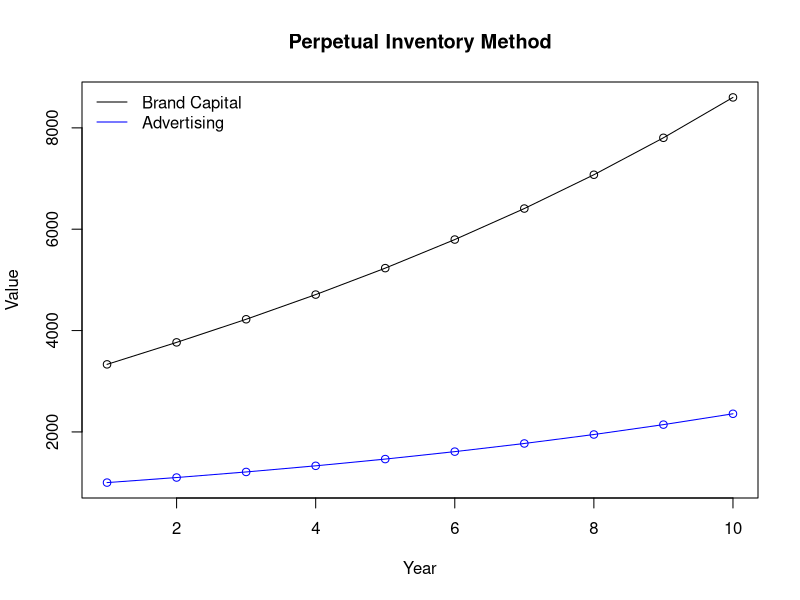

Recreate this plot in R.
## ---- chunk 1
# Historical data (years 1-5)
after_tax_profit <- c(500000, 520000, 540000, 560000, 580000)
cost_of_capital  <- c(100000, 105000, 110000, 115000, 120000)
RBI              <- 0.7    # Role of Brand Index
discount_rate    <- 0.08   # annual discount rate r
future_years     <- 6:15   # 10-year projection horizon

# Step 1: historical economic profit and its average growth rate
economic_profit <- after_tax_profit - cost_of_capital
growth_rate     <- mean(diff(economic_profit) / head(economic_profit, -1))

# Step 2: project economic profit and brand earnings
projected_economic_profit <- economic_profit[length(economic_profit)] *
  (1 + growth_rate)^(seq_along(future_years))
projected_brand_earnings  <- projected_economic_profit * RBI

# Step 3: discount to present value (as of year 6)
discounted_future_earnings <- projected_brand_earnings /
  (1 + discount_rate)^(seq_along(future_years))

# Terminal value (Gordon growth, g < r)
terminal_growth_rate     <- 0.02
terminal_value           <- projected_brand_earnings[length(projected_brand_earnings)] /
  (discount_rate - terminal_growth_rate)
discounted_terminal_value <- terminal_value /
  (1 + discount_rate)^length(future_years)

total_brand_value <- sum(discounted_future_earnings) + discounted_terminal_value

cat("Average growth rate:        ", round(growth_rate, 4), "\n")
cat("Total brand value (year 6): $", format(round(total_brand_value), big.mark = ","), "\n")
## ---- chunk 2
# Base-R implementation (no external NLP dependencies) of the brand-intensity
# measure: count of "brand"/"brands" tokens divided by total word count.
brand_text_measure <- function(texts) {
  clean <- gsub("[^a-z ]", " ", tolower(texts))          # keep letters and spaces
  total_words <- vapply(strsplit(trimws(clean), "\\s+"),
                        function(w) sum(nzchar(w)), numeric(1))
  brand_count <- vapply(gregexpr("\\bbrands?\\b", clean),
                        function(m) if (m[1] == -1L) 0 else length(m), numeric(1))
  data.frame(
    filing_id       = seq_along(texts),
    brand_count     = brand_count,
    total_words     = total_words,
    brand_intensity = ifelse(total_words > 0, brand_count / total_words, 0)
  )
}

sec_filings <- c(
  "Our brand is our most valuable asset; we invest in the brand every year.",
  "This filing discusses logistics and supply chains with no brand emphasis.",
  "Brands, brand equity, and brand loyalty drive our pricing power."
)
brand_text_measure(sec_filings)
## ---- chunk 3
initial_advertising <- 1000   # A_0
growth_rate         <- 0.10   # g
depreciation_rate   <- 0.20   # delta
num_years           <- 10

initial_stock <- initial_advertising / (growth_rate + depreciation_rate)

advertising <- initial_advertising * (1 + growth_rate)^(0:(num_years - 1))
brand_capital <- numeric(num_years)
brand_capital[1] <- initial_stock
for (t in 2:num_years) {
  brand_capital[t] <- (1 - depreciation_rate) * brand_capital[t - 1] + advertising[t]
}

results <- data.frame(Year = 1:num_years,
                      Advertising = round(advertising),
                      Brand_Capital = round(brand_capital))
results

plot(results$Year, results$Brand_Capital, type = "o",
     xlab = "Year", ylab = "Value", main = "Perpetual Inventory Method",
     ylim = range(c(results$Brand_Capital, results$Advertising)))
lines(results$Year, results$Advertising, type = "o", col = "blue")
legend("topleft", legend = c("Brand Capital", "Advertising"),
       col = c("black", "blue"), lty = 1, bty = "n")
